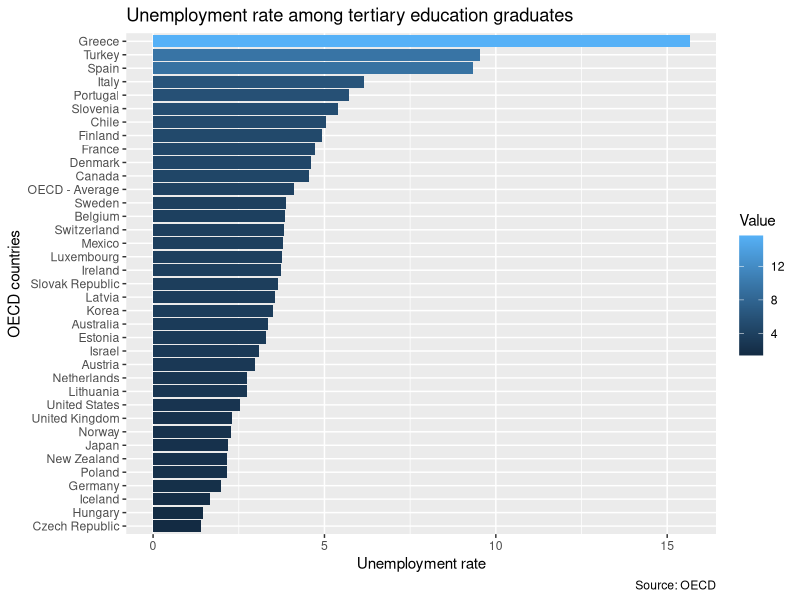
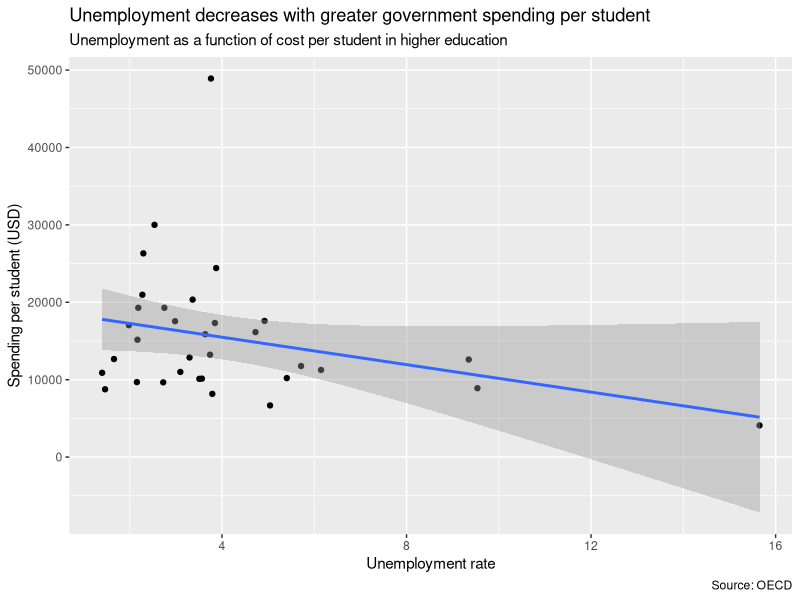
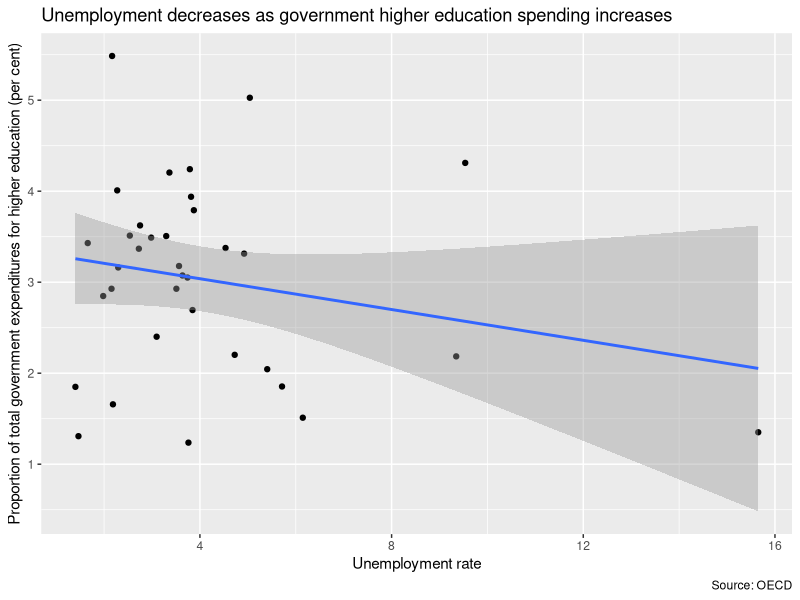

The R script that drew these images, in order:
library(tidyverse)

Unemployment <- read.csv("Data/Unemployment.csv", sep = ",")

Unemployment2 <- Unemployment %>%  filter(MEASURE == "VALUE")

Unemployment %>% 
  filter(MEASURE == "VALUE") %>% 
  View()

names(Unemployment)

Unemploymentsimple <- Unemployment[c(2,23)]

Unemploymentsimple2 <- Unemployment2[c(2,23)]

Unemployment2 %>% 
  filter(Value>0) %>%
    ggplot() +
    geom_bar(aes(x = reorder(Country, Value), y = Value, fill = Value), stat = "identity", position = position_stack(reverse = TRUE)) +  
    coord_flip() +
    theme() +
    xlab("OECD countries") +
    ylab("Unemployment rate") +
    labs(title = "Unemployment rate among tertiary education graduates", caption = "Source: OECD")

###Comparision with Cost by student

##Defining Coststudent

Coststudent <- read.csv("Data/Cost-by-student.csv",
                        sep = ",",header = TRUE,
                        dec = ".")

##Narrow down to tertiary education, all expenditure types, year 2015 [there was no data for 2016]

Coststudenttertiary <- Coststudent %>% filter(Education.level.and.programe.orientation == 
                                                "Total tertiary education (ISCED2011 levels 5 to 8)",
                                              Type.of.expenditure == "All expenditure types",
                                              Year == 2015)

##Differentiating ALL institutions / PUBLIC institutions / PRIVATE institutions

CoststudenttertiaryPUB <- Coststudenttertiary %>% filter(Institution.type == "Public educational institutions")

CoststudenttertiaryALL <- Coststudenttertiary %>% filter(Institution.type == "All public and private educational institutions")

CoststudenttertiaryPRIV <- Coststudenttertiary %>% filter(Institution.type == "All private educational institutions")

##Regression line Cost per student/unemployment

Unemployment2 %>% 
  select(Country, Value) %>% 
  left_join(CoststudenttertiaryALL, by = "Country") %>% 
  select(Country, Value.x, Value.y) %>% 
  ggplot(aes(x=Value.x, y=Value.y)) +
  geom_point() +
  geom_smooth(method='lm') +
  xlab("Unemployment rate") +
  ylab("Spending per student (USD)") +
  labs(title = "Unemployment decreases with greater government spending per student", 
       subtitle = "Unemployment as a function of cost per student in higher education", 
       caption = "Source: OECD")

###Comparision with expenditures

expenditures <- read.csv("Data/EAG_FIN_RATIO_CATEGORY_23012019145211397.csv",
                         sep = ",",header = TRUE,
                         dec = ".")

View(expenditures)
names(expenditures)

##Narrow it down to tertiary education expenditures

tertiaryexp <- filter(expenditures, 
                      Education.level.and.programe.orientation == "Total tertiary education (ISCED2011 levels 5 to 8)")

##Narrow it down to tertiary education expenditures in 2015

tertiaryexp <- filter(expenditures, 
                      Education.level.and.programe.orientation == "Total tertiary education (ISCED2011 levels 5 to 8)",
                      Year == 2015, Institution.type == "All sectors")

names(tertiaryexp)

##Keep only the country and the total amount dedicated to tertiary education expenditures

tertiaryexpsimple <- tertiaryexp[c(2,15)]

##Regression line for Unemployment / Government Expenditures on higher ed

Unemployment2 %>% 
  select(Country, Value) %>% 
  left_join(tertiaryexpsimple, by = "Country") %>% 
  select(Country, Value.x, Value.y) %>% 
  ggplot(aes(x=Value.x, y=Value.y)) +
  geom_point() +
  geom_smooth(method='lm') + 
  xlab("Unemployment rate") +
  ylab("Proportion of total government expenditures for higher education (per cent)") +
  labs(title = "Unemployment decreases as government higher education spending increases", 
       caption = "Source: OECD")